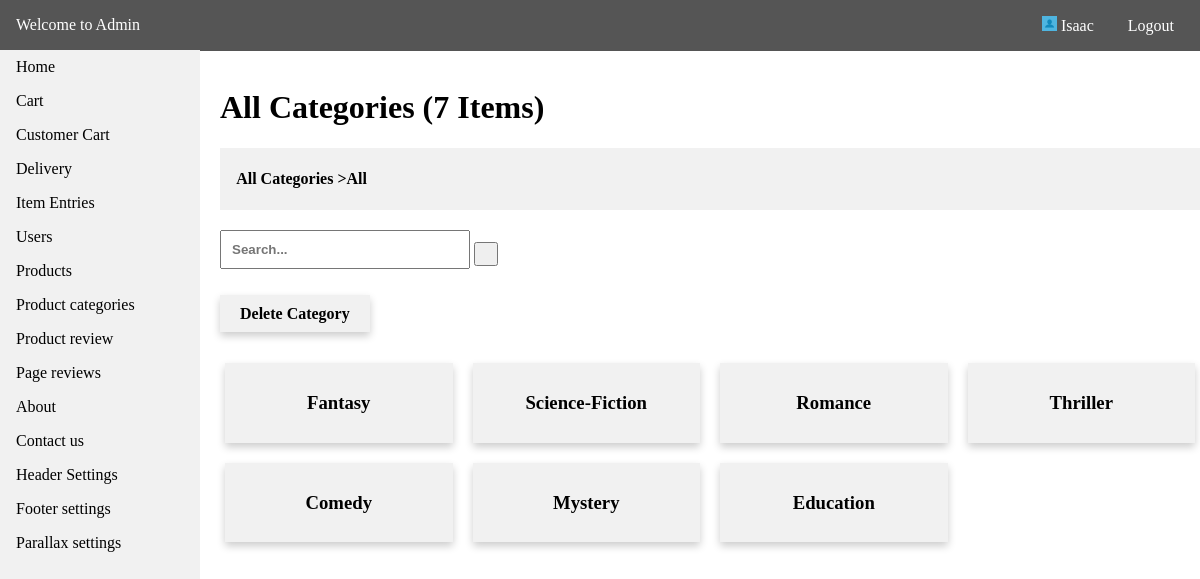
/admin/product_top_details.php?id=1 (signed in), run on the app's committed database.
### tables this page shows
CREATE TABLE `tbl_menus` (
  `id` int(11) NOT NULL,
  `menu_name` varchar(255) NOT NULL,
  `menu_link` varchar(255) NOT NULL,
  `date_created` datetime NOT NULL DEFAULT CURRENT_TIMESTAMP
);

CREATE TABLE `tbl_top_categories` (
  `id` int(11) NOT NULL,
  `ref_id` int(11) NOT NULL,
  `top_name` varchar(255) NOT NULL,
  `date_created` datetime NOT NULL DEFAULT CURRENT_TIMESTAMP
);

CREATE TABLE `tbl_categories` (
  `id` int(11) NOT NULL,
  `ref_id` int(11) NOT NULL,
  `cat_name` varchar(255) NOT NULL,
  `activated` int(11) NOT NULL,
  `date_created` datetime NOT NULL DEFAULT CURRENT_TIMESTAMP
);

### api/dbh.php (called while the page is built, shortened)
<?php
class dbh {
    public function __construct() {
        $this->servername = HOST;
        $this->username = USER;
        $this->password = PASS;
        $this->dbname = DBNAME;
        $this->conn = mysqli_connect($this->servername,$this->username,$this->password,$this->dbname);
    }
}
?>

### config.php (called while the page is built, shortened)
<?php
include API.'dbh.php';
include API.'viewUser.php';
$viewUser = new ViewUser;
?>

### api/viewUser.php (called while the page is built, shortened)
<?php
class ViewUser extends User {
    public function get_query($query) {
        $res = mysqli_query($this->conn,$query);
        return $res;
    }
}
?>

### admin/product_top_details.php (the view, shortened to what this page needs)
<?php
include '../config.php';
    $get_id = $_GET['id'];
    $top_cat = $viewUser->get_query("SELECT * FROM tbl_top_categories WHERE id = '$get_id'");
    foreach($top_cat as $cat) {
    $title = $cat['top_name'];
    $top_id = $cat['id'];
    }
?>
<!DOCTYPE html>
<html>
<head>
    <link rel="stylesheet" type="text/css" media="screen" href="admin_css/main.css" />
</head>
<body>
<?php
include 'require/nav.php';
$res = $viewUser->get_query("SELECT * FROM tbl_categories WHERE ref_id = '$get_id'");
    $count = $res->num_rows;
?>
<div class="container">
    <br>
<h1><?php echo $title;?> (<?php echo $count; ?> Items)</h1>
<div style="background-color:#f1f1f1;padding:1px;"><h4>&nbsp &nbsp <a style="color:#000;text-decoration:none;" href="<?php echo ADMIN_URL.'product_category.php';?>"><?php echo $title; ?></a> >All</h4></div>
    <div class="search">
      <form method="GET">
        <input style="margin-top:20px;" type="text" placeholder="Search..." name="query">
        <button type="submit" name="searchbtn"><i class="fa fa-search"></i></button>
      </form>
    </div><br><br>
    <div class="addbtn"><a href="<?php echo ADMIN_URL.'ajax/delete_top.php?id='.$top_id;?>" onclick="return confirm('Delete this Category?')">Delete Category<i class="fa fa-plus"></i></a></div>
    <div class="content">
        <div class="row">
        <?php
        if (isset($_GET['query']) && isset($_GET['searchbtn'])) {
            $term = $_GET['query'];
            $table = "tbl_categories";
            $search = "cat_name";
            $result = $viewUser->search($term,$table,$search);
            $num_result = $result->num_rows;
            if ($num_result > 0) {
                    if ($num_result > 1)
                    {
                      $item = "items";
                    }
                    else {
                      $item = "item";
                    }
                    echo '<h3 style="color:green;">Results: "'.$term.'" ('.$num_result.' '.$item.')</h3>';
                while($row = $result->fetch_assoc()) {
                    $title = $row['cat_name'];
                    $id = $row['id'];
                    ?>
                    <div class="column">
                        <a href="product_cat_details.php?id=<?php echo $id;?>">
                            <div class="card">
                                <h3><?php echo $title; ?></h3>
                            </div>
                        </a>
                    </div>
                    <?php
                }
            }
        }
        else {
            $table = "SELECT * FROM tbl_categories WHERE ref_id = '$get_id'";
            $res = $viewUser->get_query($table);
            while ($row = $res->fetch_assoc()) {
                $title = $row['cat_name'];
                $id = $row['id'];
        ?>
            <div class="column">
            <a href="product_cat_details.php?id=<?php echo $id;?>">
                    <div class="card">
                        <h3><?php echo $title; ?></h3>
                    </div>
                    </a>
            </div>
        <?php
        }
        }
        ?>
    </div>
    </div>
</div>
</body>
</html>

### admin/require/nav.php (shortened to what this page needs)
<div class="header">
    <p><a style="color:#fff;text-decoration:none;" href="<?php echo ADMIN_URL.'home.php';?>">Welcome to Admin</a></p>
    <div class="head-content">
        <p style="cursor:pointer;"><img src="<?php echo BASE_URL; ?>image/sample-image.jpg" style="height:15px;width:15px;" alt=""> <?php echo $_SESSION["admin"]; ?></p>
        <p><a style="color:#fff;text-decoration:none;" href="<?php echo ADMIN_URL.'logout.php';?>">Logout</a></p>
    </div>
</div>
<nav class="navi">
    <ul>
        <li><a href="<?php echo ADMIN_URL.'home.php';?>">Home</a></li>
    <?php
        $tbl = "SELECT * FROM tbl_menus";
        $res = $viewUser->get_query($tbl);
        while($row = $res->fetch_assoc()) {
            $menu = $row['menu_name'];
            $link = $row['menu_link'];
    ?>
        <li><a href="<?php echo ADMIN_URL.$link.'.php'; ?>"><?php echo ucfirst($menu); ?></a></li>
    <?php
        }
    ?>
    </ul>
</nav>

### admin/admin_css/main.css (style rules this page uses)
html { scroll-behavior: smooth; }
* { box-sizing: border-box; }
body { margin: 0; font-family: Cambria, Cochin, Georgia, Times, 'Times New Roman', serif; }
ul { list-style-type: none; margin: 0; padding: 0; width: 200px; top: 50px; background-color: #f1f1f1; position: fixed; height: 100%; overflow: auto; }
li a { display: block; color: #000; padding: 8px 16px; text-decoration: none; }
.header { background-color: #555; color:white; display: inline-block; width: 100%; position:fixed; top:0; padding: 16px; }
.header p { display: inline; }
.container { margin-top: 50px; margin-left: 220px; }
.content { margin-top: 20px; }
.head-content { position: relative; float:right; }
.head-content p { margin-left: 10px; padding: 10px; }
.column { float: left; width: 25%; margin-top: 20px; padding: 0 10px; }
.row { margin: 0 -5px; }
.row:after { content: ""; display: table; clear: both; }
.search input[type=text] { width: 250px; padding: 10px; font-weight: bold; }
.search button[type=submit] { padding: 10px; }
.card { box-shadow: 0 4px 8px 0 rgba(0, 0, 0, 0.2); padding: 10px; text-align: center; background-color: #f1f1f1; }
.column a { text-decoration: none; color: #000000; }
.addbtn a { padding: 10px 20px; background-color:#f1f1f1; text-decoration:none; font-weight: bold; color:#000; box-shadow: 0 4px 8px 0 rgba(0, 0, 0, 0.2); }

### data on the page
tbl_menus: menu_name "Cart"
tbl_menus: menu_name "Customer Cart"
tbl_menus: menu_name "Delivery"
tbl_menus: menu_name "Item Entries"
tbl_menus: menu_name "Users"
tbl_menus: menu_name "Products"
tbl_menus: menu_name "Product categories"
tbl_menus: menu_name "Product review"
tbl_menus: menu_name "Page reviews"
tbl_menus: menu_name "About"
tbl_menus: menu_name "Contact us"
tbl_menus: menu_name "Header Settings"
tbl_menus: menu_name "Footer settings"
tbl_menus: menu_name "Parallax settings"
tbl_top_categories: top_name "All Categories"
tbl_categories: cat_name "Fantasy"
tbl_categories: cat_name "Science-Fiction"
tbl_categories: cat_name "Romance"
tbl_categories: cat_name "Thriller"
tbl_categories: cat_name "Comedy"
tbl_categories: cat_name "Mystery"
tbl_categories: cat_name "Education"

### other printed values
$_SESSION["admin"] "Isaac"
$count "7"
